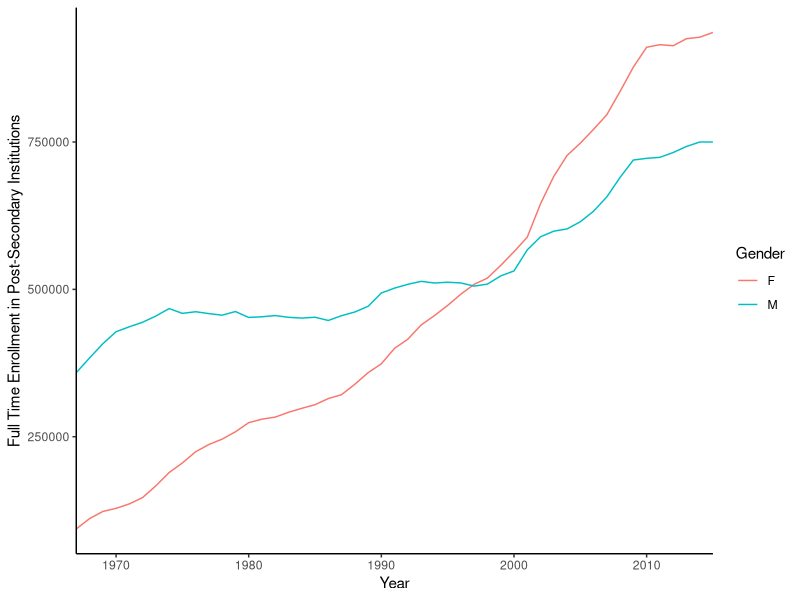
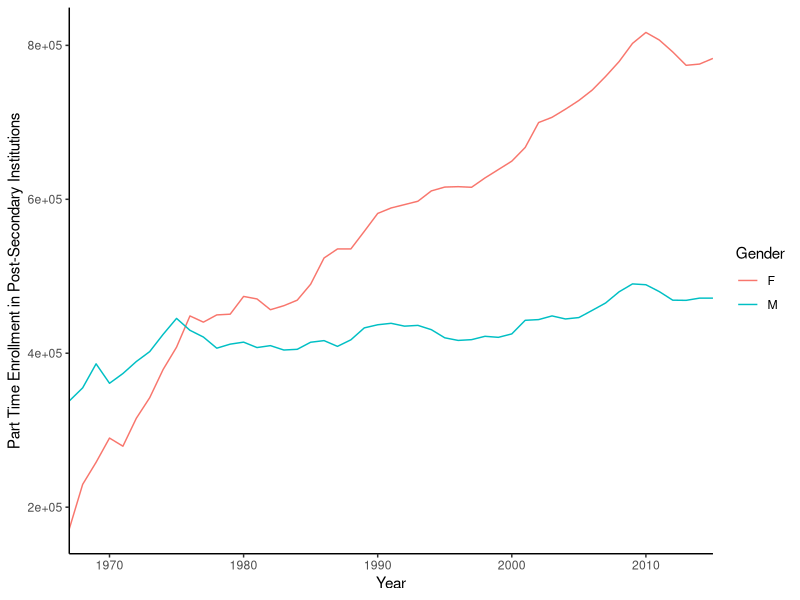
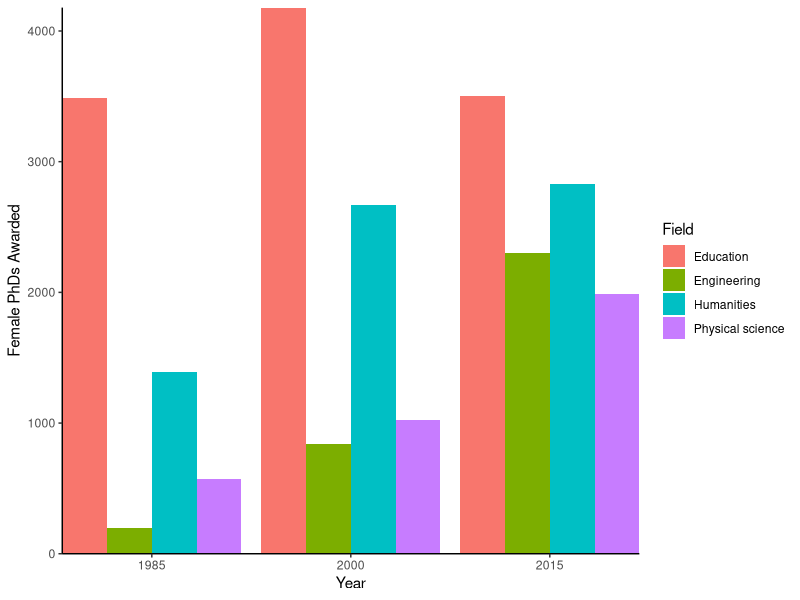
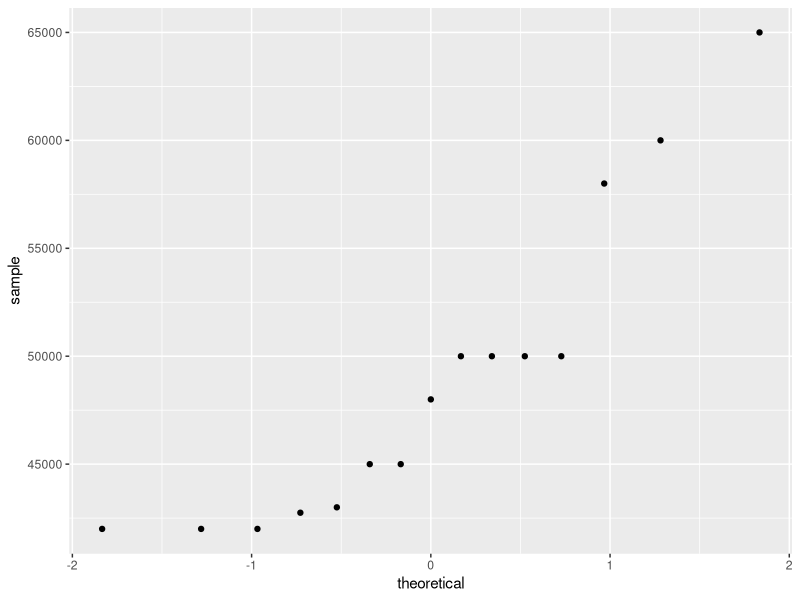
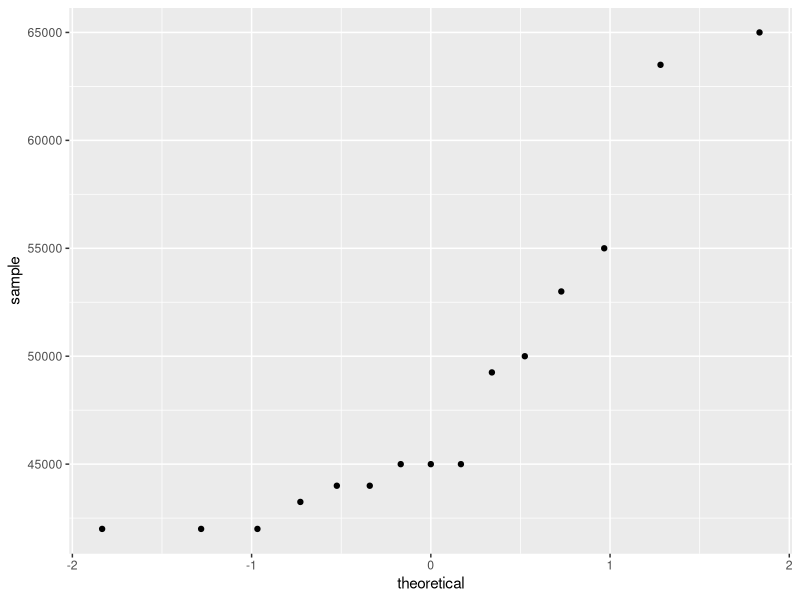

These charts were generated, in order, by the following R code: (Note: this script raises an error after producing the figures.)
## ---- chunk 1
knitr::opts_chunk$set(echo = TRUE)
library(tidyverse)



faculty <- read_csv("Faculty_salary_data_cleaned.csv")
grad <- read_csv("Grad_enrollment_cleaned.csv")
grad2 <- read_csv("Grad_enroll_clean2.csv")
median <- read_csv("Median_salary_cleaned.csv")
phd_fields <- read_csv("F_PhD_Fields.csv")
phd_tidy <- read_csv("PhD_tidy.csv")
phd_chi <-read_csv("Field_chisquared.csv")

## ---- chunk 2
# Exploratory line graphs

# full time enrollment men vs women
full_time <- grad2 %>% 
  ggplot(aes(x = Year, y = Full_time)) +
  geom_line(aes(color = Gender)) +
  theme_classic() +
  labs(
    x = "Year",
    y = "Full Time Enrollment in Post-Secondary Institutions"
  ) +
  scale_x_continuous(expand=c(0,0))

full_time

# part time enrollment men vs women 

part_time <- grad2 %>% 
  ggplot(aes(x = Year, y = Part_time)) +
  geom_line(aes(color = Gender)) +
  theme_classic() +
  labs(
    x = "Year",
    y = "Part Time Enrollment in Post-Secondary Institutions"
  ) +
  scale_x_continuous(expand=c(0,0))

part_time


## ---- chunk 3

# exploratory column graph

phd_shifts <- phd_tidy %>% 
  filter(Field == "Physical science" | Field == "Engineering" | Field == "Education" | Field == "Humanities", Sex    == "F") %>% 
  ggplot(aes(x = Year, y = Number)) +
  geom_col(aes(fill = Field), position = "dodge") +
  scale_x_continuous(expand=c(0,0), breaks = seq(1985,2015, by=15)) +
  scale_y_continuous(expand=c(0,0)) +
  theme_classic() +
  labs(
    x = "Year",
    y = "Female PhDs Awarded"
  )

phd_shifts

#chi squared test on female "is there a sigificant difference in females who chose a particular field in 1985, 2000 and 2015?"

#Ho - there is no association between year and number of women in each field 
#Ha - there IS an association between year and number of women in each field 


phd_chi2 <- phd_chi %>% 
  select(-Year) %>%
  filter(physical != "NA")

row.names(phd_chi2) <- c("1985","2000","2015")

#Perform chi-square 

phd_x2test <- chisq.test(phd_chi2) 

phd_x2test

#we reject the null hypothesis beacuse the p-value is < .001. The field in which women receive their doctoral degrees differs significantly between 1985, 2000 and 2015. There is a significant association between year and number of docotoral degrees awarded to women in each field. 


#next: make a table 

## ---- chunk 4
# Comparing medians use Mann-Whitney U.

################## Compare median salaries for post-doc positions ################

#First test for equal variance

# Mann-Whitney U

# Cliffs Delta (effect size)

# Actual difference in medians 

emp_male_median <- median(median$`Emp M`)
emp_female_median <- median(median$`Emp F`)
emp_male_median - emp_female_median
# median male = 75167
# median female = 71750
# difference male - female = 3417

################### compare median salaries for non-postdoc positions ###############

# Explotory histogram - male median salaries 
# bins
k <- 2*((NROW(na.omit(median$`PS M`)))^(1/3))

psmale_hist <- ggplot(median, aes(x = `PS M`)) +
  geom_histogram(bins = k) +
  theme_classic() +
  scale_x_continuous(expand = c(0,0)) +
  scale_y_continuous (expand = c(0,0))
psmale_hist

# normal - more evenly spread 

# Exploratory QQ - male median salary 

psmale_qq <- ggplot(median, aes(sample = `PS M`)) +
  geom_qq() 
psmale_qq

# overall normal, a few more abnormal points between theoretical 0 and 1 

# histogram - female median salary
#bins
k <- 2*((NROW(na.omit(median$`PS F`)))^(1/3))

psfemale_hist <- ggplot(median, aes(x = `PS F`)) +
  geom_histogram(bins = k) +
  theme_classic() +
  scale_x_continuous(expand = c(0,0)) +
  scale_y_continuous (expand = c(0,0))
psfemale_hist

# relatively normal  

# Exploratory QQ - female median salary 

psfemale_qq <- ggplot(median, aes(sample = `PS F`)) +
  geom_qq() 
psfemale_qq

# overall relatively normal

# Mann-Whitney U

# HO: Ranks are equal (medians are equal)
# HA: Ranks are NOT equal

ps_mwu <- wilcox.test(median$`PS M`, median$`PS F`)
ps_mwu

# W = 117 p-value = 0.8671 (NOT significant)

# Cliffs Delta (effect size)

ps_cliff <- cliff.delta(median$`PS M`, median$`PS F`)
ps_cliff
# Cliff delta = 0.04 (negligible)

# Actual difference in medians 

ps_male_median <- median(median$`PS M`)
ps_female_median <- median(median$`PS F`)
ps_male_median - ps_female_median
# median male = 48000
# median female = 45000
# difference male - female = 3000

## ---- chunk 5



